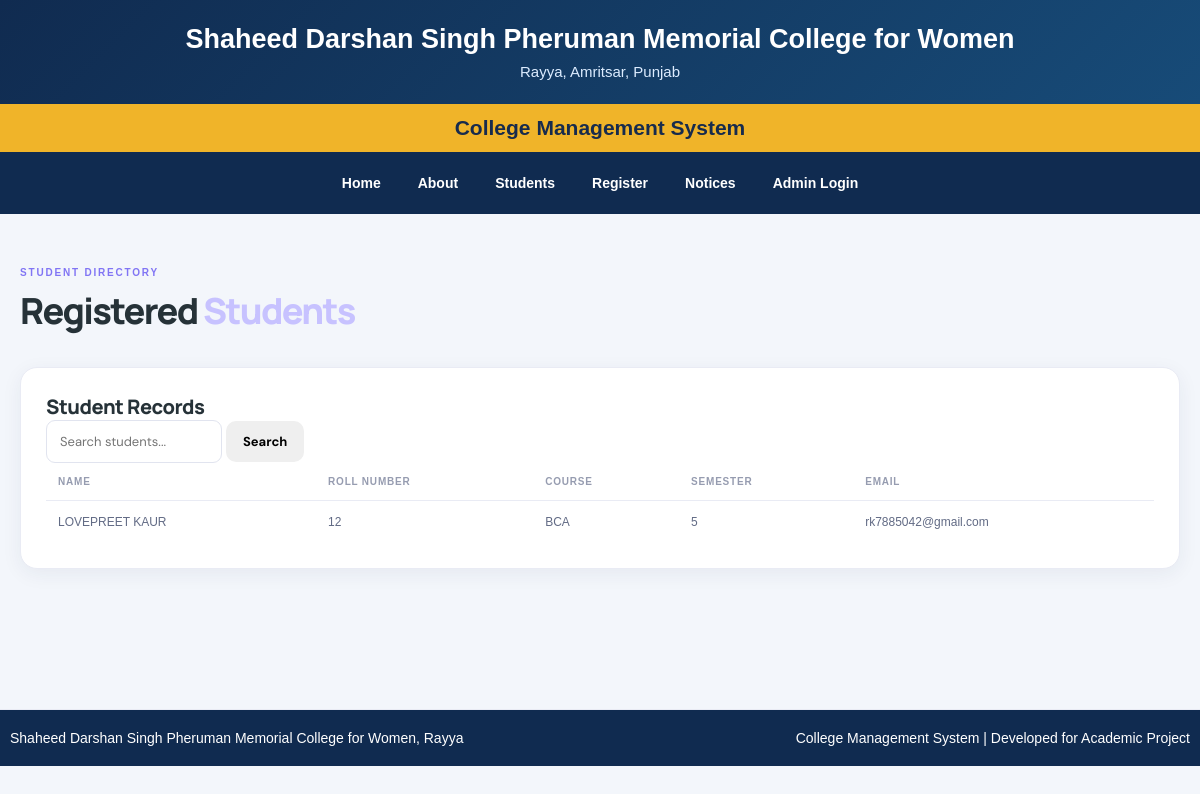
/students, run on the app's committed database.
### tables this page shows
CREATE TABLE students (
                id INTEGER PRIMARY KEY AUTOINCREMENT,
                name TEXT NOT NULL,
                roll_no TEXT NOT NULL UNIQUE,
                course TEXT NOT NULL,
                semester TEXT NOT NULL,
                email TEXT
            );

### app.py (the view)
@app.route("/students")
def students():
    q = request.args.get("q", "").strip()
    with get_db() as conn:
        if q:
            rows = conn.execute("""
                SELECT * FROM students
                WHERE name LIKE ? OR roll_no LIKE ?
                OR course LIKE ? OR semester LIKE ? OR email LIKE ?
                ORDER BY id DESC
            """, (
                f"%{q}%", f"%{q}%", f"%{q}%",
                f"%{q}%", f"%{q}%"
            )).fetchall()
        else:
            rows = conn.execute(
                "SELECT * FROM students ORDER BY id DESC"
            ).fetchall()
    return render_template("students.html", students=rows, q=q)

### app.py (called while the page is built)
def get_db():
    conn = sqlite3.connect(DB_PATH)
    conn.row_factory = sqlite3.Row
    return conn

### templates/students.html (shortened to what this page needs)
{% extends "base.html" %}
{% block content %}
<section class="page-head">
    <div>
        <span class="eyebrow">STUDENT DIRECTORY</span>
        <h1>Registered <em>Students</em></h1>
    </div>
</section>
<section class="panel">
    <h2>Student Records</h2>
    <form method="GET" action="{{ url_for('students') }}">
        <input type="text" name="q" value="{{ q }}" placeholder="Search students...">
        <button type="submit" class="btn">Search</button>
    </form>
    {% if students %}
    <div class="table-wrap">
        <table>
            <thead>
                <tr>
                    <th>Name</th>
                    <th>Roll Number</th>
                    <th>Course</th>
                    <th>Semester</th>
                    <th>Email</th>
                </tr>
            </thead>
            <tbody>
                {% for student in students %}
                <tr>
                    <td>{{ student.name }}</td>
                    <td>{{ student.roll_no }}</td>
                    <td>{{ student.course }}</td>
                    <td>{{ student.semester }}</td>
                    <td>{{ student.email }}</td>
                </tr>
                {% endfor %}
            </tbody>
        </table>
    </div>
    {% else %}
    <p>No students registered yet.</p>
    {% endif %}
</section>
{% endblock %}

### static/style.css (style rules this page uses)
:root { --ink:#18213b;--muted:#77809a;--purple:#6558e8;--line:#e9ebf4;--bg:#f7f8fc;--white:#fff }
* { box-sizing:border-box }
body { margin:0;background:var(--bg);color:var(--ink);font-family:'DM Sans',Arial,sans-serif;font-size:14px }
.eyebrow { display:block;font-size:10px;letter-spacing:1.8px;font-weight:700;color:#8175f4;margin-bottom:12px }
.hero h1,.page-head h1 { font-family:Manrope,sans-serif;font-size:clamp(31px,4vw,46px);line-height:1.16;letter-spacing:-1.7px;margin:0 0 16px;font-weight:800 }
.hero h1 em,.page-head h1 em { font-style:normal;color:#c7c2ff }
.btn { border:0;border-radius:10px;padding:12px 17px;display:inline-flex;align-items:center;justify-content:center;gap:7px;text-decoration:none;font:700 13px 'DM Sans',sans-serif;cursor:pointer;transition:transform .15s,box-shadow .15s }
.stat-card,.panel { background:#fff;border:1px solid var(--line);border-radius:17px;box-shadow:0 5px 20px #252a4810 }
.panel { padding:25px;min-width:0 }
.panel h2,.panel-heading h2 { font:800 20px Manrope,sans-serif;margin:0;letter-spacing:-.5px }
.table-wrap { width:100%;overflow-x:auto }
table { width:100%;border-collapse:collapse;text-align:left;white-space:nowrap }
th { color:#969cb0;font-size:10px;text-transform:uppercase;letter-spacing:.8px;font-weight:700;padding:13px 12px;border-bottom:1px solid var(--line) }
td { padding:14px 12px;border-bottom:1px solid #f0f1f7;font-size:12px;color:#626b85 }
tbody tr:last-child td { border-bottom:0 }
.page-head { display:flex;align-items:center;justify-content:space-between;gap:20px;margin:8px 0 26px }
.page-head h1 { font-size:36px;margin-bottom:9px }
.search-form input,input,select,textarea { border:1px solid #e1e4ef;background:#fff;border-radius:9px;padding:12px 13px;font:13px 'DM Sans',sans-serif;color:var(--ink);outline:none }

### templates/base.html (style rules this page uses)
* { margin: 0; padding: 0; box-sizing: border-box; }
body { font-family: Arial, sans-serif; background: #f3f6fb; color: #263238; }

### data on the page
students: name "LOVEPREET KAUR", roll_no "12", course "BCA", semester "5", email "rk7885042@gmail.com"
